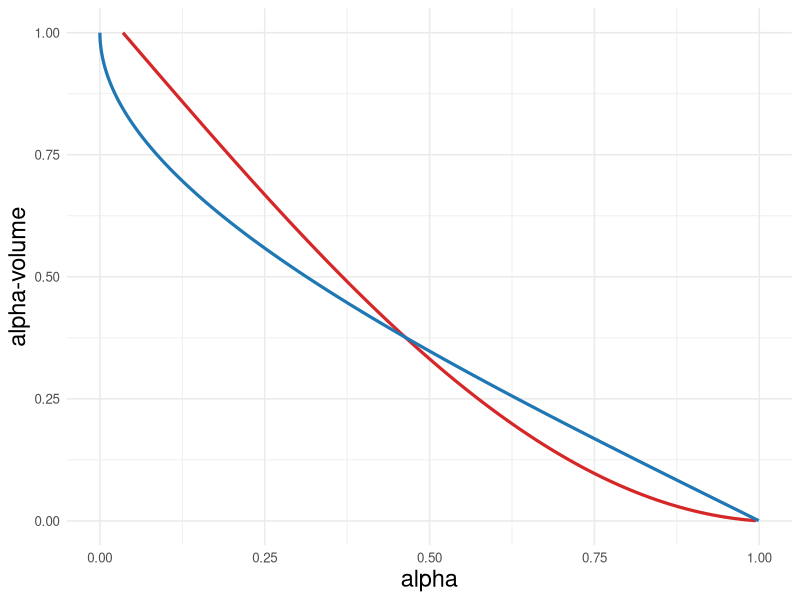
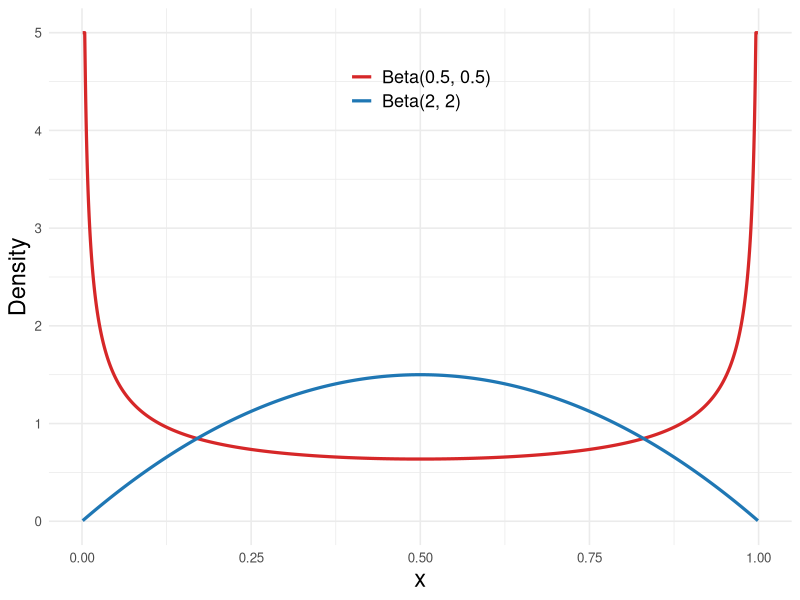
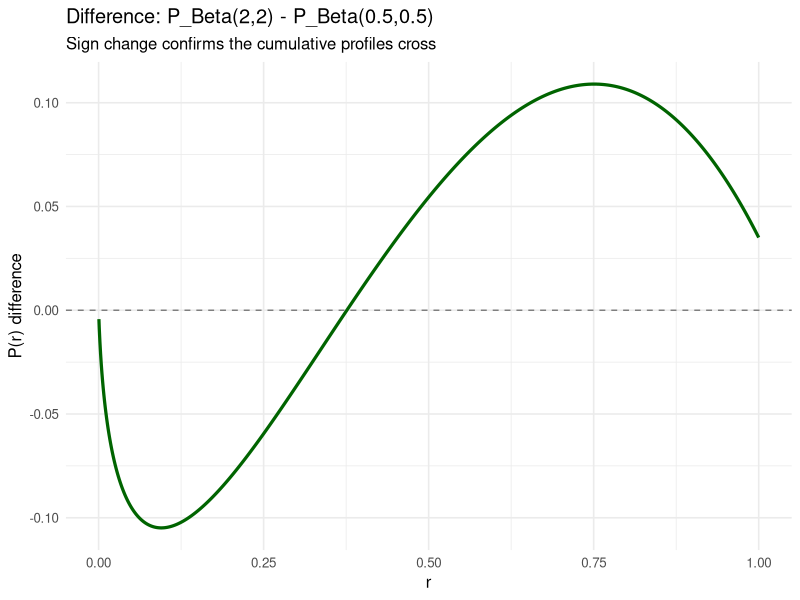
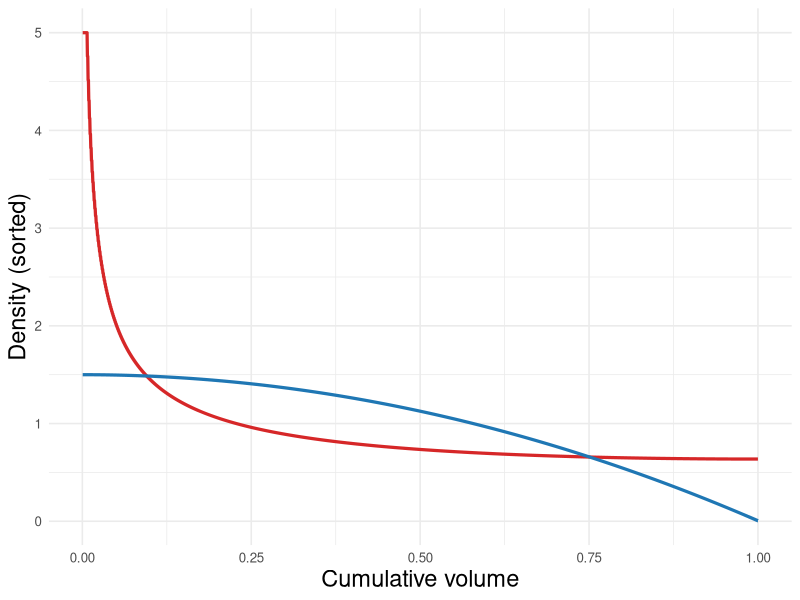

These charts were generated, in order, by the following R code: (Note: this script raises an error after producing the figures.)
library(ggplot2)
library(patchwork)
library(cowplot)

# ============================================================
# Setup: two Beta densities on [0,1]
# ============================================================
x <- seq(0.001, 0.999, length.out = 2000)

# The two densities
p_22  <- dbeta(x, 2, 2)        # Beta(2,2): unimodal, peak at 0.5
p_55  <- dbeta(x, 0.5, 0.5)    # Beta(0.5,0.5): U-shaped, spikes at 0,1

# ============================================================
# Plot 1: The densities themselves
# ============================================================
df_dens <- rbind(
  data.frame(x = x, density = p_22, dist = "Beta(2, 2)"),
  data.frame(x = x, density = p_55, dist = "Beta(0.5, 0.5)")
)

# Cap at 5 for visualization (Beta(0.5, 0.5) shoots to infinity at endpoints)
df_dens$density <- pmin(df_dens$density, 5)

plot_densities <- ggplot(df_dens, aes(x = x, y = density, color = dist)) +
  geom_line(linewidth = 1.1) +
  scale_color_manual(values = c("Beta(2, 2)" = "#1f77b4",
                                "Beta(0.5, 0.5)" = "#d62728")) +
  labs(# title = "Densities",
       # subtitle = "Beta(2,2) is unimodal; Beta(0.5,0.5) is U-shaped (capped at 5)",
       x = "x", y = "Density", color = NULL) +
  theme_minimal(base_size = 12) +
  theme(legend.position = c(0.5, 0.85),
        legend.text = element_text(size = 13),
        axis.title = element_text(size = 17))

# ============================================================
# Plot 2: Decreasing rearrangements
# ============================================================
# The decreasing rearrangement p*(r) is the value t such that
# the level set {p > t} has Lebesgue measure r.
# Equivalently: sort the density values in decreasing order over the support.
# 
# For a density on [0,1] sampled at uniform grid, we can approximate this
# by sorting the density values in decreasing order. The grid spacing
# gives us the "r" coordinate (cumulative volume).

dx <- diff(x)[1]  # grid spacing

# Sort density values in decreasing order
p_22_star <- sort(p_22, decreasing = TRUE)
p_55_star <- sort(p_55, decreasing = TRUE)

# r-coordinate: cumulative volume
r <- seq(dx, 1, length.out = length(x))

df_rearr <- rbind(
  data.frame(r = r, p_star = p_22_star, dist = "Beta(2, 2)"),
  data.frame(r = r, p_star = p_55_star, dist = "Beta(0.5, 0.5)")
)
df_rearr$p_star <- pmin(df_rearr$p_star, 5)  # Cap for visualization

plot_rearr <- ggplot(df_rearr, aes(x = r, y = p_star, color = dist)) +
  geom_line(linewidth = 1.1) +
  scale_color_manual(values = c("Beta(2, 2)" = "#1f77b4",
                                "Beta(0.5, 0.5)" = "#d62728")) +
  labs(# title = "Decreasing Rearrangements",
       # subtitle = "Sort density values from highest to lowest",
       x = "Cumulative volume", y = "Density (sorted)", color = NULL) +
  theme_minimal(base_size = 12) +
  theme(axis.title = element_text(size = 17), legend.position = 'none')

# ============================================================
# Plot 3: Cumulative profiles (the key plot for levelling)
# ============================================================
# P(r) = integral from 0 to r of p*(s) ds
# This is the cumulative integral of the decreasing rearrangement.
# Total mass: P(1) = 1 for any density.
#
# Levelling order: p ≼ p' iff P(r) ≥ P'(r) for all r.
# If the curves cross, neither dominates: incomparable.

P_22 <- cumsum(p_22_star) * dx
P_55 <- cumsum(p_55_star) * dx

df_cumul <- rbind(
  data.frame(r = r, P = P_22, dist = "Beta(2, 2)"),
  data.frame(r = r, P = P_55, dist = "Beta(0.5, 0.5)")
)

# plot_cumul <- ggplot(df_cumul, aes(x = r, y = P, color = dist)) +
#   geom_line(linewidth = 1.1) +
#   scale_color_manual(values = c("Beta(2, 2)" = "#1f77b4",
#                                 "Beta(0.5, 0.5)" = "#d62728")) +
#   labs(title = "Cumulative Profiles",
#        subtitle = "Curves cross — neither distribution levels the other",
#        x = "r", y = "P(r) = ∫₀ʳ p*(s) ds", color = NULL) +
#   theme_minimal(base_size = 12) +
#   theme(legend.position = "top") +
#   geom_hline(yintercept = 1, linetype = "dotted", color = "grey50")


df_cumul$alpha <- 1 - df_cumul$P
plot_coverage <- ggplot(df_cumul, aes(alpha, r, color = dist)) + 
  geom_line(linewidth = 1.1) +
  scale_color_manual(values = c("Beta(2, 2)" = "#1f77b4",
                                "Beta(0.5, 0.5)" = "#d62728")) +
  labs(# title = "Coverage Curves",
       # subtitle = "Curves cross — neither distribution levels the other",
       x = "alpha", y = "alpha-volume", color = NULL) +
  theme_minimal(base_size = 12) +
  theme(legend.position = "none",
        axis.title = element_text(size = 17)) 




# ============================================================
# Plot 4: Difference of cumulative profiles
# ============================================================
# P_22 - P_55: positive where Beta(2,2) accumulates more mass,
# negative where Beta(0.5,0.5) accumulates more mass.
# If this changed sign, the curves cross and the distributions
# are incomparable.

df_diff <- data.frame(r = r, diff = P_22 - P_55)

plot_diff <- ggplot(df_diff, aes(x = r, y = diff)) +
  geom_line(linewidth = 1.1, color = "darkgreen") +
  geom_hline(yintercept = 0, linetype = "dashed", color = "grey50") +
  labs(title = "Difference: P_Beta(2,2) - P_Beta(0.5,0.5)",
       subtitle = "Sign change confirms the cumulative profiles cross",
       x = "r", y = "P(r) difference") +
  theme_minimal(base_size = 12)

# ============================================================
# Combine plots
# ============================================================
combined <- (plot_densities | plot_rearr) / (plot_cumul | plot_diff)

print(combined)

# ============================================================
# Diagnostic: where do the cumulative profiles cross?
# ============================================================
crossing <- which(diff(sign(P_22 - P_55)) != 0)
if (length(crossing) > 0) {
  cat("Cumulative profiles cross at r ≈",
      round(r[crossing], 3), "\n")
  cat("This confirms Beta(2,2) and Beta(0.5,0.5) are incomparable",
      "under the levelling order.\n")
}


### Combine the figures ###
combined_plot <- plot_grid(
  plot_densities, plot_rearr, plot_coverage,
  labels = c("(A)", "(B)", "(C)"),
  nrow = 1,
  align = "hv",
  axis = "tb"
)

combined_plot

ggsave(
  "partial_order.pdf",
  combined_plot,
  width = 16,
  height = 4,
  dpi = 300
)
